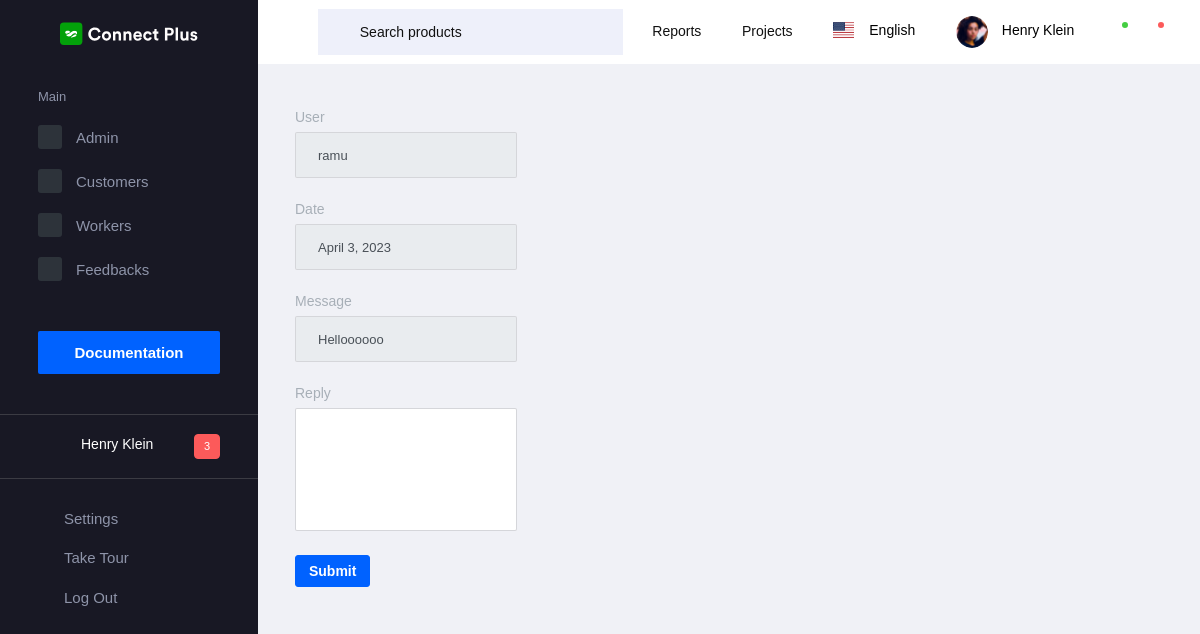
/reply_feedback/1/, run on the app's committed database.
### app/models.py (models this page shows)
class Feedback(models.Model):
    user = models.ForeignKey(Login, on_delete=models.DO_NOTHING)
    date = models.DateField(auto_now=True)
    message = models.CharField(max_length=150)
    reply = models.CharField(max_length=150, null=True, blank=True)

class Login(AbstractUser):
    is_worker = models.BooleanField(default=False)
    is_customer = models.BooleanField(default=False)

### app/admin_views.py (the view)
# urls.py: path('reply_feedback/<int:id>/', admin_views.reply_feedback, name="reply_feedback"),
def reply_feedback(request, id):
    feedback = Feedback.objects.get(id=id)
    if request.method == 'POST':
        r = request.POST.get('reply')
        feedback.reply = r
        feedback.save()
        messages.info(request, 'Reply send')
        return redirect('feedbacks')
    return render(request, 'admin/reply_feedback.html', {'feedback': feedback})

### templates/admin/reply_feedback.html (shortened to what this page needs)
{% extends "admin/base.html" %}
{%load crispy_forms_tags %}
{% block content %}
<form method="post">
    <div class="form-group">
        <label class="form-control-label">User</label>
        <input required class="form-control" readonly value="{{feedback.user}}">
    </div>
    <div class="form-group">
        <label class="form-control-label">Date</label>
        <input required class="form-control" readonly value="{{feedback.date}}">
    </div>
    <div class="form-group">
        <label class="form-control-label">Message</label>
        <input required class="form-control" readonly value="{{feedback.message}}">
    </div>
    <div class="form-group">
        <label class="form-control-label">Reply</label>
        <textarea cols="5" rows="7" class="form-control" name="reply"></textarea>
    </div>
    <div class="form-actions form-group">
        <button type="submit" class="btn btn-primary btn-sm">Submit</button>
    </div>
</form>
{% endblock %}

### data on the page
Feedback: user "ramu", date "April 3, 2023", message "Helloooooo"
